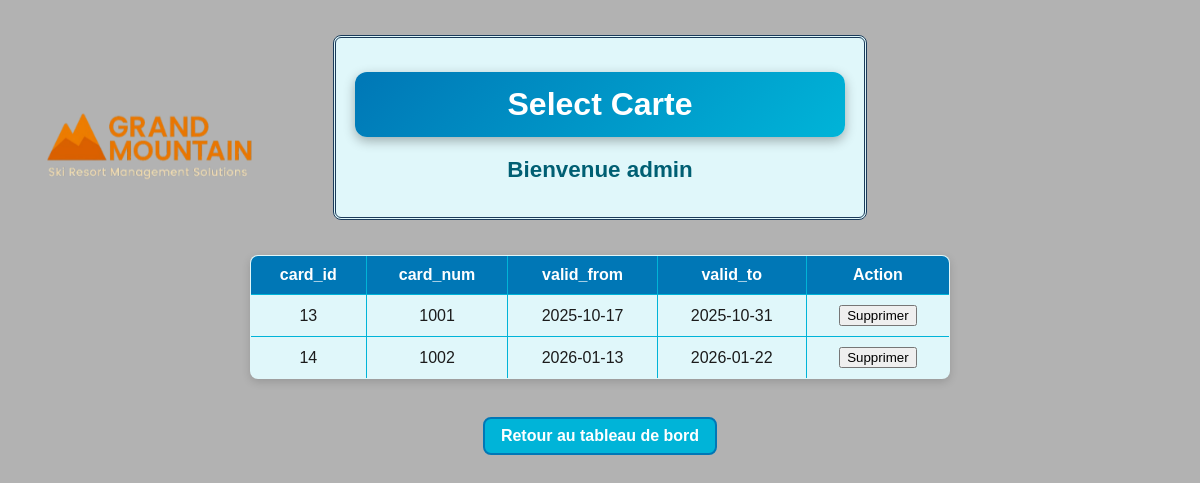
Page /display_cards.php (signed in) on the committed database.
### tables this page shows
CREATE TABLE `cards` (
  `card_id` int UNSIGNED NOT NULL,
  `card_num` int UNSIGNED NOT NULL,
  `valid_from` date NOT NULL,
  `valid_to` date NOT NULL
);

### display_cards.php (the view, shortened to what this page needs)
<?php
require_once __DIR__ . '/config.php';
if (!isset($skipass_db) || !($skipass_db instanceof mysqli)) {
    $skipass_db = new mysqli($db_host,$db_user,$db_pass,$db_name, $db_port);
}
$query = "SELECT * FROM cards";
if (!$result = $skipass_db->query($query)) {
    die("Erreur SELECT : " . $skipass_db->error);
}
$fields = $result->fetch_fields();
?>
<!doctype html>
<html lang="fr">
<head>
  <link rel="stylesheet" type="text/css" href="assets/style.css">
</head>
<body>
  <div class="top_banner">
    <h1>Select Carte</h1>
    <h2><?php echo "Bienvenue " . htmlspecialchars($_SESSION['login']); ?></h2>
  </div>
  <table border="1">
    <tr>
      <?php foreach ($fields as $f): ?>
        <th><?= htmlspecialchars($f->name) ?></th>
      <?php endforeach; ?>
      <th>Action</th>
    </tr>
    <?php while ($row = $result->fetch_assoc()): ?>
    <tr>
      <?php foreach ($fields as $f): ?>
        <td><?= htmlspecialchars($row[$f->name]) ?></td>
      <?php endforeach; ?>
      <?php
        if ($_SESSION['role']=="administrator") {
      ?>
      <td>
        <form method="post" action="script_delete.php" onsubmit="return confirm('Supprimer cette ligne ?');">
          <input type="submit" value="Supprimer">
        </form>
      </td>
    </tr>
    <?php
        }
    ?>
    <?php endwhile; ?>
  </table>
  <br>
  <a href="dashboard.php">Retour au tableau de bord</a>
</body>
</html>

### assets/style.css (style rules this page uses)
body { margin: 0; padding: 20px; min-height: 100vh; font-family: 'Arial', sans-serif; display: flex; flex-direction: column; align-items: center; color: #1b1b1b; position: relative; background-image: url('background.png'); background-size: cover; background-repeat: no-repeat; background-position: center; }
body::before { content: ''; position: fixed; top: 20px; left: 20px; width: 250px; height: 250px; background-image: url('logo.png'); background-size: contain; background-repeat: no-repeat; background-position: center; z-index: 1; pointer-events: none; }
body::after { content: ''; position: fixed; top: 0; left: 0; width: 100%; height: 100%; background: rgba(0,0,0,0.3); z-index: 0; pointer-events: none; }
body > * { position: relative; z-index: 2; }
h1 { max-width: 600px; width: 90%; margin: 20px auto; text-align: center; background: linear-gradient(135deg, #0077b6, #00b4d8); color: #fff; padding: 14px 20px; border-radius: 12px; box-shadow: 0 4px 12px rgba(0,0,0,0.3); }
h2 { color: #005f73; text-align: center; font-size: 1.4em; margin: 10px 0 20px; }
.top_banner { border: 3px double #1b3b5a; border-radius: 8px; max-width: 500px; width: 100%; padding: 14px; background: #e0f7fa; margin: 15px 0; text-align: center; font-weight: bold; color: #003459; }
table { border-collapse: collapse; margin: 20px auto; width: 90%; max-width: 700px; background: #e0f7fa; box-shadow: 0 3px 8px rgba(0,0,0,0.15); border-radius: 8px; overflow: hidden; }
td, th { border: 1px solid #00b4d8; padding: 10px 14px; text-align: center; }
th { background-color: #0077b6; font-weight: bold; color: #fff; }
a { display: inline-block; border: 2px solid #0077b6; background-color: #00b4d8; border-radius: 8px; padding: 8px 16px; text-decoration: none; color: #fff; font-weight: bold; transition: background 0.3s, transform 0.2s; }

### rows in the picture
cards: card_id "13", card_num "1001", valid_from "2025-10-17", valid_to "2025-10-31"
cards: card_id "14", card_num "1002", valid_from "2026-01-13", valid_to "2026-01-22"

### other values in the picture
$_SESSION['login'] "admin"
$f->name "card_id"
$f->name "card_num"
$f->name "valid_from"
$f->name "valid_to"
